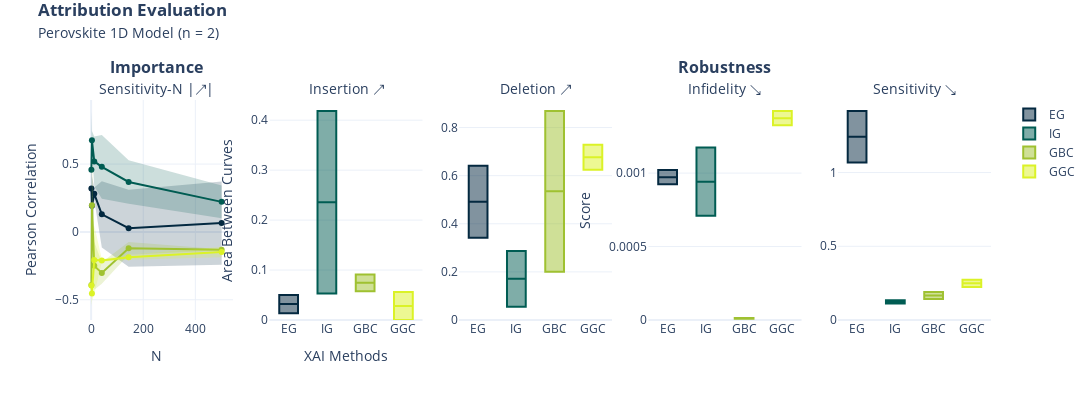

Source (notebook cell):
### Code cell
import plotly.graph_objects as go


def format_title(title, subtitle=None, subtitle_font_size=14):
    title = f"<b>{title}</b>"
    if not subtitle:
        return title
    subtitle = f'<span style="font-size: {subtitle_font_size}px;">{subtitle}</span>'
    return f"{title}<br>{subtitle}"


from plotly.subplots import make_subplots

fig = make_subplots(
    rows=1,
    cols=5,
    subplot_titles=(
        format_title(
            "Importance",
            "Sensitivity-N |" + "\u2197" + "|" ,
        ),
        format_title(
            "",
            "Insertion " + "\u2197",
        ),
        format_title(
            "",
            "Deletion " + "\u2197",
        ),
        format_title(
            "Robustness",
            "Infidelity " + "\u2198",
        ),
        format_title(
            "",
            "Sensitivity " + "\u2198",
        ),
    ),
)


fig.add_trace(
    go.Scatter(y=d["arr_0"][0].mean(0),x=n_list, name="EG", marker_color="#042940", showlegend=False, mode='lines+markers'),
    row=1,
    col=1,
)

fig.add_traces([go.Scatter(x=n_list, y=d["arr_0"][0].mean(0) + 1.960 * (np.std(d["arr_0"][0], axis = 0)/d["arr_0"][0].shape[0]),
                           mode = 'lines', line_color = 'rgba(0,0,0,0)',
                           showlegend = False),
                go.Scatter(x=n_list, y = d["arr_0"][0].mean(0) - 1.960 * (np.std(d["arr_0"][0], axis = 0)/d["arr_0"][0].shape[0]),
                           mode = 'lines', line_color = 'rgba(0,0,0,0)',
                           name = '95% confidence interval', showlegend=False,
                           fill='tonexty', fillcolor = 'rgba(4,41,64,0.2)')])

fig.add_trace(
    go.Scatter(y=d["arr_0"][1].mean(0),x=n_list, name="IG", marker_color="#005C53", showlegend=False, mode='lines+markers'),
    row=1,
    col=1,
)

fig.add_traces([go.Scatter(x=n_list, y=d["arr_0"][1].mean(0) + 1.960 * (np.std(d["arr_0"][1], axis = 0)/d["arr_0"][1].shape[0]),
                           mode = 'lines', line_color = 'rgba(0,0,0,0)',
                           showlegend = False),
                go.Scatter(x=n_list, y = d["arr_0"][1].mean(0) - 1.960 * (np.std(d["arr_0"][1], axis = 0)/d["arr_0"][1].shape[0]),
                           mode = 'lines', line_color = 'rgba(0,0,0,0)',
                           name = '95% confidence interval', showlegend=False,
                           fill='tonexty', fillcolor = 'rgba(0,92,83,0.2)')])

fig.add_trace(
    go.Scatter(y=d["arr_0"][2].mean(0),x=n_list, name="GBC", marker_color="#9FC131", showlegend=False, mode='lines+markers'),
    row=1,
    col=1,
)

fig.add_traces([go.Scatter(x=n_list, y=d["arr_0"][2].mean(0) + 1.960 * (np.std(d["arr_0"][2], axis = 0)/d["arr_0"][2].shape[0]),
                           mode = 'lines', line_color = 'rgba(0,0,0,0)',
                           showlegend = False),
                go.Scatter(x=n_list, y = d["arr_0"][2].mean(0) - 1.960 * (np.std(d["arr_0"][2], axis = 0)/d["arr_0"][2].shape[0]),
                           mode = 'lines', line_color = 'rgba(0,0,0,0)',
                           name = '95% confidence interval', showlegend=False,
                           fill='tonexty', fillcolor = 'rgba(159,193,49,0.2)')])

fig.add_trace(
    go.Scatter(y=d["arr_0"][3].mean(0),x=n_list, name="GGC", marker_color="#DBF227", showlegend=False, mode='lines+markers'),
    row=1,
    col=1,
)

fig.add_traces([go.Scatter(x=n_list, y=d["arr_0"][3].mean(0) + 1.960 * (np.std(d["arr_0"][3], axis = 0)/d["arr_0"][3].shape[0]),
                           mode = 'lines', line_color = 'rgba(0,0,0,0)',
                           showlegend = False),
                go.Scatter(x=n_list, y = d["arr_0"][3].mean(0) - 1.960 * (np.std(d["arr_0"][3], axis = 0)/d["arr_0"][3].shape[0]),
                           mode = 'lines', line_color = 'rgba(0,0,0,0)',
                           name = '95% confidence interval', showlegend=False,
                           fill='tonexty', fillcolor = 'rgba(219,242,39,0.2)')])

fig.add_trace(
    go.Box(y=d["arr_1"][0], name="EG", marker_color="#042940", showlegend=False),
    row=1,
    col=2,
)
fig.add_trace(
    go.Box(y=d["arr_1"][1], name="IG", marker_color="#005C53", showlegend=False),
    row=1,
    col=2,
)
fig.add_trace(
    go.Box(y=d["arr_1"][2], name="GBC", marker_color="#9FC131", showlegend=False),
    row=1,
    col=2,
)
fig.add_trace(
    go.Box(y=d["arr_1"][3], name="GGC", marker_color="#DBF227", showlegend=False),
    row=1,
    col=2,
)

fig.add_trace(
    go.Box(y=d["arr_2"][0], name="EG", marker_color="#042940", showlegend=False),
    row=1,
    col=3,
)
fig.add_trace(
    go.Box(y=d["arr_2"][1], name="IG", marker_color="#005C53", showlegend=False),
    row=1,
    col=3,
)
fig.add_trace(
    go.Box(y=d["arr_2"][2], name="GBC", marker_color="#9FC131", showlegend=False),
    row=1,
    col=3,
)
fig.add_trace(
    go.Box(y=d["arr_2"][3], name="GGC", marker_color="#DBF227", showlegend=False),
    row=1,
    col=3,
)

fig.add_trace(
    go.Box(y=d["arr_3"][0].squeeze(), name="EG", marker_color="#042940", showlegend=False),
    row=1,
    col=4,
)
fig.add_trace(
    go.Box(y=d["arr_3"][1].squeeze(), name="IG", marker_color="#005C53", showlegend=False),
    row=1,
    col=4,
)
fig.add_trace(
    go.Box(y=d["arr_3"][2].squeeze(), name="GBC", marker_color="#9FC131", showlegend=False),
    row=1,
    col=4,
)
fig.add_trace(
    go.Box(y=d["arr_3"][3].squeeze(), name="GGC", marker_color="#DBF227", showlegend=False),
    row=1,
    col=4,
)

fig.add_trace(
    go.Box(y=d["arr_4"][0].squeeze(), name="EG", marker_color="#042940"),
    row=1,
    col=5,
)
fig.add_trace(
    go.Box(y=d["arr_4"][1].squeeze(), name="IG", marker_color="#005C53"),
    row=1,
    col=5,
)
fig.add_trace(
    go.Box(y=d["arr_4"][2].squeeze(), name="GBC", marker_color="#9FC131"),
    row=1,
    col=5,
)
fig.add_trace(
    go.Box(y=d["arr_4"][3].squeeze(), name="GGC", marker_color="#DBF227"),
    row=1,
    col=5,
)

fig.update_xaxes(title="N", row=1, col=1)
fig.update_xaxes(title="Methods", row=1, col=2)

fig.update_yaxes(title="Pearson Correlation", row=1, col=1)
fig.update_yaxes(title="Area Between Curves",rangemode="tozero", row=1, col=2)
fig.update_yaxes(rangemode="tozero",row=1, col=3)
fig.update_yaxes(title="Score",rangemode="tozero", row=1, col=4)
fig.update_yaxes(rangemode="tozero",row=1, col=5)

fig.update_layout(
    title=format_title(
        "Attribution Evaluation",
        "Perovskite 1D Model (n = " + str(d["arr_0"][3].shape[0]) + ")",
    ),
    legend_title=None,
    legend={'traceorder':'normal'},
    title_y=0.96,
    title_x=0.035,
    template="plotly_white",
    height=400,
    width=1800,
)

fig.write_image("xai/images/1D/1D_evaluation.png", scale=2)

fig.show()

### Figure 1 — Plotly figure (JSON) as saved in the notebook; plotly's stock layout.template omitted (floating-point values rounded to 4 significant figures)
{"data": [{"marker": {"color": "#042940"}, "mode": "lines+markers", "name": "EG", "showlegend": false, "type": "scatter", "x": [1, 3, 12, 41, 144, 501], "xaxis": "x", "y": [0.3207, 0.1927, 0.2807, 0.1293, 0.02703, 0.0651], "yaxis": "y"}, {"line": {"color": "rgba(0,0,0,0)"}, "mode": "lines", "showlegend": false, "type": "scatter", "x": [1, 3, 12, 41, 144, 501], "y": [0.564, 0.411, 0.3267, 0.3733, 0.3115, 0.3718]}, {"fill": "tonexty", "fillcolor": "rgba(4,41,64,0.2)", "line": {"color": "rgba(0,0,0,0)"}, "mode": "lines", "name": "95% confidence interval", "showlegend": false, "type": "scatter", "x": [1, 3, 12, 41, 144, 501], "y": [0.07731, -0.02561, 0.2346, -0.1147, -0.2574, -0.2416]}, {"marker": {"color": "#005C53"}, "mode": "lines+markers", "name": "IG", "showlegend": false, "type": "scatter", "x": [1, 3, 12, 41, 144, 501], "xaxis": "x", "y": [0.4574, 0.6755, 0.5198, 0.4797, 0.3681, 0.2215], "yaxis": "y"}, {"line": {"color": "rgba(0,0,0,0)"}, "mode": "lines", "showlegend": false, "type": "scatter", "x": [1, 3, 12, 41, 144, 501], "y": [0.891, 0.7434, 0.7032, 0.7147, 0.5277, 0.3427]}, {"fill": "tonexty", "fillcolor": "rgba(0,92,83,0.2)", "line": {"color": "rgba(0,0,0,0)"}, "mode": "lines", "name": "95% confidence interval", "showlegend": false, "type": "scatter", "x": [1, 3, 12, 41, 144, 501], "y": [0.02376, 0.6075, 0.3363, 0.2446, 0.2084, 0.1002]}, {"marker": {"color": "#9FC131"}, "mode": "lines+markers", "name": "GBC", "showlegend": false, "type": "scatter", "x": [1, 3, 12, 41, 144, 501], "xaxis": "x", "y": [-0.3911, 0.1964, -0.2501, -0.3026, -0.1209, -0.1309], "yaxis": "y"}, {"line": {"color": "rgba(0,0,0,0)"}, "mode": "lines", "showlegend": false, "type": "scatter", "x": [1, 3, 12, 41, 144, 501], "y": [-0.2142, 0.5633, -0.07348, -0.223, -0.07418, -0.1273]}, {"fill": "tonexty", "fillcolor": "rgba(159,193,49,0.2)", "line": {"color": "rgba(0,0,0,0)"}, "mode": "lines", "name": "95% confidence interval", "showlegend": false, "type": "scatter", "x": [1, 3, 12, 41, 144, 501], "y": [-0.568, -0.1706, -0.4267, -0.3821, -0.1676, -0.1344]}, {"marker": {"color": "#DBF227"}, "mode": "lines+markers", "name": "GGC", "showlegend": false, "type": "scatter", "x": [1, 3, 12, 41, 144, 501], "xaxis": "x", "y": [-0.3942, -0.4531, -0.2064, -0.2107, -0.187, -0.1481], "yaxis": "y"}, {"line": {"color": "rgba(0,0,0,0)"}, "mode": "lines", "showlegend": false, "type": "scatter", "x": [1, 3, 12, 41, 144, 501], "y": [-0.2459, -0.3973, 0.04673, -0.2012, -0.1684, -0.1089]}, {"fill": "tonexty", "fillcolor": "rgba(219,242,39,0.2)", "line": {"color": "rgba(0,0,0,0)"}, "mode": "lines", "name": "95% confidence interval", "showlegend": false, "type": "scatter", "x": [1, 3, 12, 41, 144, 501], "y": [-0.5425, -0.5089, -0.4595, -0.2202, -0.2055, -0.1874]}, {"marker": {"color": "#042940"}, "name": "EG", "showlegend": false, "type": "box", "xaxis": "x2", "y": [0.04992, 0.01371], "yaxis": "y2"}, {"marker": {"color": "#005C53"}, "name": "IG", "showlegend": false, "type": "box", "xaxis": "x2", "y": [0.05324, 0.4184], "yaxis": "y2"}, {"marker": {"color": "#9FC131"}, "name": "GBC", "showlegend": false, "type": "box", "xaxis": "x2", "y": [0.09099, 0.05769], "yaxis": "y2"}, {"marker": {"color": "#DBF227"}, "name": "GGC", "showlegend": false, "type": "box", "xaxis": "x2", "y": [0.05611, 0], "yaxis": "y2"}, {"marker": {"color": "#042940"}, "name": "EG", "showlegend": false, "type": "box", "xaxis": "x3", "y": [0.6413, 0.3421], "yaxis": "y3"}, {"marker": {"color": "#005C53"}, "name": "IG", "showlegend": false, "type": "box", "xaxis": "x3", "y": [0.2873, 0.05548], "yaxis": "y3"}, {"marker": {"color": "#9FC131"}, "name": "GBC", "showlegend": false, "type": "box", "xaxis": "x3", "y": [0.8688, 0.201], "yaxis": "y3"}, {"marker": {"color": "#DBF227"}, "name": "GGC", "showlegend": false, "type": "box", "xaxis": "x3", "y": [0.6242, 0.7286], "yaxis": "y3"}, {"marker": {"color": "#042940"}, "name": "EG", "showlegend": false, "type": "box", "xaxis": "x4", "y": [0.0009235, 0.001021], "yaxis": "y4"}, {"marker": {"color": "#005C53"}, "name": "IG", "showlegend": false, "type": "box", "xaxis": "x4", "y": [0.001174, 0.0007096], "yaxis": "y4"}, {"marker": {"color": "#9FC131"}, "name": "GBC", "showlegend": false, "type": "box", "xaxis": "x4", "y": [8.564e-06, 1.368e-05], "yaxis": "y4"}, {"marker": {"color": "#DBF227"}, "name": "GGC", "showlegend": false, "type": "box", "xaxis": "x4", "y": [0.001423, 0.001325], "yaxis": "y4"}, {"marker": {"color": "#042940"}, "name": "EG", "type": "box", "xaxis": "x5", "y": [1.068, 1.418], "yaxis": "y5"}, {"marker": {"color": "#005C53"}, "name": "IG", "type": "box", "xaxis": "x5", "y": [0.1115, 0.1342], "yaxis": "y5"}, {"marker": {"color": "#9FC131"}, "name": "GBC", "type": "box", "xaxis": "x5", "y": [0.1897, 0.1426], "yaxis": "y5"}, {"marker": {"color": "#DBF227"}, "name": "GGC", "type": "box", "xaxis": "x5", "y": [0.2738, 0.2237], "yaxis": "y5"}], "layout": {"annotations": [{"font": {"size": 16}, "showarrow": false, "text": "<b>Importance</b><br><span style=\"font-size: 14px;\">Sensitivity-N |↗|</span>", "x": 0.084, "xanchor": "center", "xref": "paper", "y": 1, "yanchor": "bottom", "yref": "paper"}, {"font": {"size": 16}, "showarrow": false, "text": "<b></b><br><span style=\"font-size: 14px;\">Insertion ↗</span>", "x": 0.292, "xanchor": "center", "xref": "paper", "y": 1, "yanchor": "bottom", "yref": "paper"}, {"font": {"size": 16}, "showarrow": false, "text": "<b></b><br><span style=\"font-size: 14px;\">Deletion ↗</span>", "x": 0.5, "xanchor": "center", "xref": "paper", "y": 1, "yanchor": "bottom", "yref": "paper"}, {"font": {"size": 16}, "showarrow": false, "text": "<b>Robustness</b><br><span style=\"font-size: 14px;\">Infidelity ↘</span>", "x": 0.708, "xanchor": "center", "xref": "paper", "y": 1, "yanchor": "bottom", "yref": "paper"}, {"font": {"size": 16}, "showarrow": false, "text": "<b></b><br><span style=\"font-size: 14px;\">Sensitivity ↘</span>", "x": 0.916, "xanchor": "center", "xref": "paper", "y": 1, "yanchor": "bottom", "yref": "paper"}], "height": 400, "legend": {"title": {}, "traceorder": "normal"}, "title": {"text": "<b>Attribution Evaluation</b><br><span style=\"font-size: 14px;\">Perovskite 1D Model (n = 2)</span>", "x": 0.035, "y": 0.96}, "width": 1800, "xaxis": {"anchor": "y", "domain": [0, 0.168], "title": {"text": "N"}}, "xaxis2": {"anchor": "y2", "domain": [0.208, 0.376], "title": {"text": "XAI Methods"}}, "xaxis3": {"anchor": "y3", "domain": [0.416, 0.584]}, "xaxis4": {"anchor": "y4", "domain": [0.624, 0.792]}, "xaxis5": {"anchor": "y5", "domain": [0.832, 1]}, "yaxis": {"anchor": "x", "domain": [0, 1], "title": {"text": "Pearson Correlation"}}, "yaxis2": {"anchor": "x2", "domain": [0, 1], "rangemode": "tozero", "title": {"text": "Area Between Curves"}}, "yaxis3": {"anchor": "x3", "domain": [0, 1], "rangemode": "tozero"}, "yaxis4": {"anchor": "x4", "domain": [0, 1], "rangemode": "tozero", "title": {"text": "Score"}}, "yaxis5": {"anchor": "x5", "domain": [0, 1], "rangemode": "tozero"}}}
